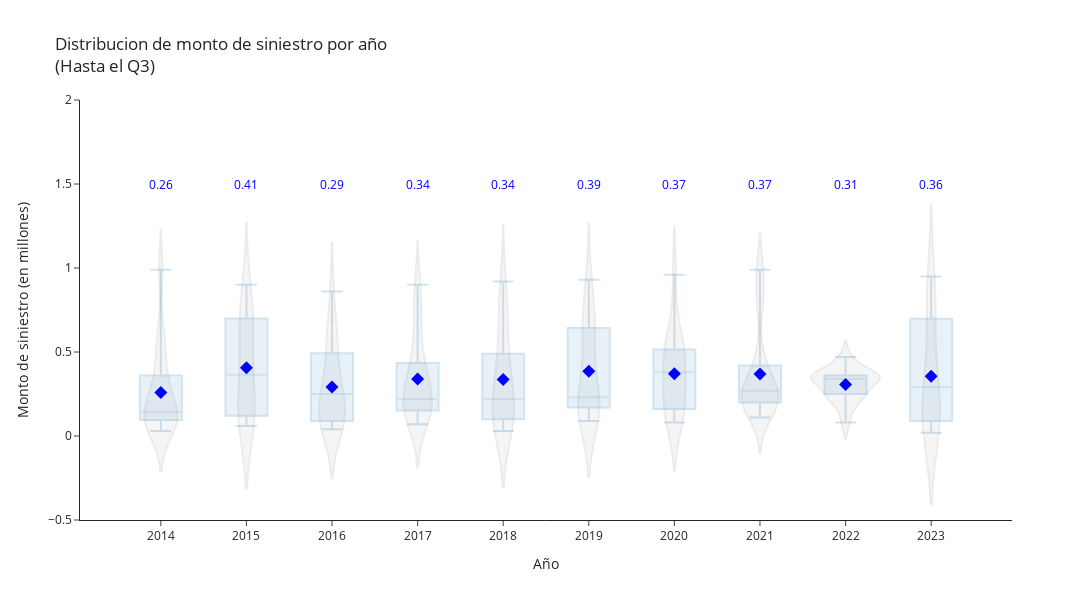

The notebook cell this image was saved under:
### Markdown cell above
***ANOTACIONES:***

* La mediana (indicada por el centro de la caja) parece mantenerse relativamente constante en valores cercanos a 1.2 - 1.5 millones en todos los años.
* Los bigotes largos indican que hay una alta dispersión en los datos, con valores atípicos que llegan hasta aproximadamente 15-16 millones en todos los años.
* El valor de la media para cada año está destacado en azul, y parece ir incrementándose de manera consistente a lo largo del tiempo. Comienza en 1.23 millones en 2014 y sube gradualmente hasta 1.47 millones en 2023.
* Existe una tendencia creciente en los valores promedio de las primas, lo cual está marcado por el aumento progresivo de los valores medios de cada año.
* La forma de los gráficos de violín sugiere que las distribuciones son sesgadas hacia valores más bajos, con la mayor parte de los datos concentrados en primas relativamente pequeñas. Sin embargo, los valores extremos elevados están presentes, lo que explica la longitud de los bigotes.
* Aunque la media de las primas aumenta año con año, parece que la variabilidad de las distribuciones (el ancho de los violines) es bastante similar a lo largo de los años, lo que indica que la dispersión en los datos no ha cambiado significativamente.

### Code cell
# ¿Como se observan los siniestros por debajo del tercer cuantil?
df_siniestro = df_aux
df_siniestro['monto_de_siniestro'] = df_siniestro['monto_de_siniestro']/1000000
df_siniestro = df_siniestro[(df_siniestro['monto_de_siniestro'] > 0) & (df_siniestro['monto_de_siniestro'] < 1)] 
x_column = 'año_póliza'
x_titulo = 'Año de poliza'
y_column = 'monto_de_siniestro'
y_titulo = 'Monto de siniestro (en millones)'
title = 'Distribucion de monto de siniestro por año<br>(Hasta el Q3)'
y_range = [-0.5, 2]
y_mean_annot = 1.5
mf.crear_violin_boxplot(df_siniestro, x_column, x_titulo, y_column, y_titulo, title, y_range, y_mean_annot)

### Figure 1 — Plotly figure (JSON) as saved in the notebook; plotly's stock layout.template omitted (floating-point values rounded to 4 significant figures; data arrays with more than 128 entries replaced by an {"elided": "..."} marker saying what was removed)
{"data": [{"boxpoints": false, "name": "Boxplot", "opacity": 0.2, "type": "box", "x": {"elided": "155 int values"}, "y": {"elided": "155 float values"}}, {"line": {"color": "gray"}, "name": "Violin", "opacity": 0.15, "points": false, "type": "violin", "width": 0.8, "x": {"elided": "155 int values"}, "y": {"elided": "155 float values"}}, {"marker": {"color": "blue", "size": 10, "symbol": "diamond"}, "mode": "markers", "name": "Mean Points", "type": "scatter", "x": [2014, 2015, 2016, 2017, 2018, 2019, 2020, 2021, 2022, 2023], "y": [0.2594, 0.4064, 0.2912, 0.34, 0.3367, 0.3853, 0.37, 0.3691, 0.3072, 0.3562]}], "layout": {"annotations": [{"font": {"color": "blue", "size": 12}, "showarrow": false, "text": "0.26", "x": 2014, "y": 1.5}, {"font": {"color": "blue", "size": 12}, "showarrow": false, "text": "0.41", "x": 2015, "y": 1.5}, {"font": {"color": "blue", "size": 12}, "showarrow": false, "text": "0.29", "x": 2016, "y": 1.5}, {"font": {"color": "blue", "size": 12}, "showarrow": false, "text": "0.34", "x": 2017, "y": 1.5}, {"font": {"color": "blue", "size": 12}, "showarrow": false, "text": "0.34", "x": 2018, "y": 1.5}, {"font": {"color": "blue", "size": 12}, "showarrow": false, "text": "0.39", "x": 2019, "y": 1.5}, {"font": {"color": "blue", "size": 12}, "showarrow": false, "text": "0.37", "x": 2020, "y": 1.5}, {"font": {"color": "blue", "size": 12}, "showarrow": false, "text": "0.37", "x": 2021, "y": 1.5}, {"font": {"color": "blue", "size": 12}, "showarrow": false, "text": "0.31", "x": 2022, "y": 1.5}, {"font": {"color": "blue", "size": 12}, "showarrow": false, "text": "0.36", "x": 2023, "y": 1.5}], "height": 600, "showlegend": false, "title": {"text": "Distribucion de monto de siniestro por año<br>(Hasta el Q3)"}, "width": 1500, "xaxis": {"tickmode": "array", "ticktext": [2014, 2015, 2016, 2017, 2018, 2019, 2020, 2021, 2022, 2023], "tickvals": [2014, 2015, 2016, 2017, 2018, 2019, 2020, 2021, 2022, 2023], "title": {"text": "Año"}}, "yaxis": {"range": [-0.5, 2], "title": {"text": "Monto de siniestro (en millones)"}}}}
